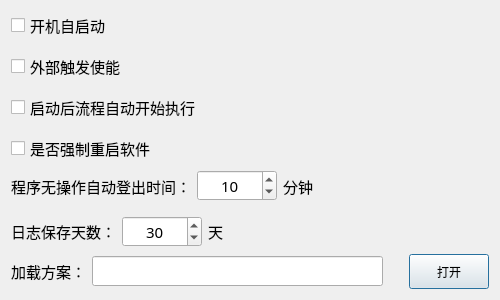
<?xml version="1.0" encoding="UTF-8"?>
<ui version="4.0">
 <class>FramSystemSetUpClass</class>
 <widget class="QDialog" name="FramSystemSetUpClass">
  <property name="geometry">
   <rect>
    <x>0</x>
    <y>0</y>
    <width>500</width>
    <height>300</height>
   </rect>
  </property>
  <property name="minimumSize">
   <size>
    <width>500</width>
    <height>300</height>
   </size>
  </property>
  <property name="maximumSize">
   <size>
    <width>500</width>
    <height>300</height>
   </size>
  </property>
  <property name="windowTitle">
   <string>FramSystemSetUp</string>
  </property>
  <layout class="QGridLayout" name="gridLayout">
   <item row="0" column="0">
    <layout class="QVBoxLayout" name="verticalLayout">
     <property name="spacing">
      <number>12</number>
     </property>
     <item>
      <widget class="QCheckBox" name="checkProgramSelfStart">
       <property name="font">
        <font>
         <family>微软雅黑</family>
         <pointsize>11</pointsize>
        </font>
       </property>
       <property name="styleSheet">
        <string notr="true"/>
       </property>
       <property name="text">
        <string>开机自启动</string>
       </property>
       <property name="iconSize">
        <size>
         <width>22</width>
         <height>22</height>
        </size>
       </property>
       <property name="checked">
        <bool>false</bool>
       </property>
      </widget>
     </item>
     <item>
      <widget class="QCheckBox" name="checkBoxProgramTriggerEnable">
       <property name="font">
        <font>
         <family>微软雅黑</family>
         <pointsize>11</pointsize>
        </font>
       </property>
       <property name="text">
        <string>外部触发使能</string>
       </property>
      </widget>
     </item>
     <item>
      <widget class="QCheckBox" name="checkProcessSelfStart">
       <property name="font">
        <font>
         <family>微软雅黑</family>
         <pointsize>11</pointsize>
        </font>
       </property>
       <property name="styleSheet">
        <string notr="true"/>
       </property>
       <property name="text">
        <string>启动后流程自动开始执行</string>
       </property>
      </widget>
     </item>
     <item>
      <widget class="QCheckBox" name="checkForceProgramSelfStart">
       <property name="font">
        <font>
         <family>微软雅黑</family>
         <pointsize>11</pointsize>
        </font>
       </property>
       <property name="styleSheet">
        <string notr="true"/>
       </property>
       <property name="text">
        <string>是否强制重启软件</string>
       </property>
       <property name="iconSize">
        <size>
         <width>22</width>
         <height>22</height>
        </size>
       </property>
       <property name="checked">
        <bool>false</bool>
       </property>
      </widget>
     </item>
    </layout>
   </item>
   <item row="1" column="0">
    <layout class="QVBoxLayout" name="verticalLayout_2">
     <property name="spacing">
      <number>12</number>
     </property>
     <item>
      <layout class="QHBoxLayout" name="horizontalLayout_2">
       <item>
        <widget class="QLabel" name="label_4">
         <property name="font">
          <font>
           <family>微软雅黑</family>
           <pointsize>11</pointsize>
          </font>
         </property>
         <property name="styleSheet">
          <string notr="true">border: none;
background-color: rgba(255, 255, 255, 0);</string>
         </property>
         <property name="text">
          <string>程序无操作自动登出时间：</string>
         </property>
        </widget>
       </item>
       <item>
        <widget class="QSpinBox" name="spinSignOutTime">
         <property name="minimumSize">
          <size>
           <width>80</width>
           <height>30</height>
          </size>
         </property>
         <property name="font">
          <font>
           <family>微软雅黑</family>
           <pointsize>11</pointsize>
          </font>
         </property>
         <property name="styleSheet">
          <string notr="true"/>
         </property>
         <property name="alignment">
          <set>Qt::AlignCenter</set>
         </property>
         <property name="minimum">
          <number>1</number>
         </property>
         <property name="maximum">
          <number>60</number>
         </property>
         <property name="value">
          <number>10</number>
         </property>
        </widget>
       </item>
       <item>
        <widget class="QLabel" name="label">
         <property name="font">
          <font>
           <family>微软雅黑</family>
           <pointsize>11</pointsize>
          </font>
         </property>
         <property name="styleSheet">
          <string notr="true">border: none;
background-color: rgba(255, 255, 255, 0);</string>
         </property>
         <property name="text">
          <string>分钟</string>
         </property>
        </widget>
       </item>
       <item>
        <spacer name="horizontalSpacer">
         <property name="orientation">
          <enum>Qt::Horizontal</enum>
         </property>
         <property name="sizeHint" stdset="0">
          <size>
           <width>40</width>
           <height>20</height>
          </size>
         </property>
        </spacer>
       </item>
      </layout>
     </item>
     <item>
      <layout class="QHBoxLayout" name="horizontalLayout">
       <item>
        <widget class="QLabel" name="label_2">
         <property name="font">
          <font>
           <family>微软雅黑</family>
           <pointsize>11</pointsize>
          </font>
         </property>
         <property name="styleSheet">
          <string notr="true">border: none;
background-color: rgba(255, 255, 255, 0);</string>
         </property>
         <property name="text">
          <string>日志保存天数：</string>
         </property>
        </widget>
       </item>
       <item>
        <widget class="QSpinBox" name="spinLogTime">
         <property name="minimumSize">
          <size>
           <width>80</width>
           <height>30</height>
          </size>
         </property>
         <property name="font">
          <font>
           <family>微软雅黑</family>
           <pointsize>11</pointsize>
          </font>
         </property>
         <property name="styleSheet">
          <string notr="true"/>
         </property>
         <property name="alignment">
          <set>Qt::AlignCenter</set>
         </property>
         <property name="minimum">
          <number>1</number>
         </property>
         <property name="maximum">
          <number>365</number>
         </property>
         <property name="value">
          <number>30</number>
         </property>
        </widget>
       </item>
       <item>
        <widget class="QLabel" name="label_3">
         <property name="font">
          <font>
           <family>微软雅黑</family>
           <pointsize>11</pointsize>
          </font>
         </property>
         <property name="styleSheet">
          <string notr="true">border: none;
background-color: rgba(255, 255, 255, 0);</string>
         </property>
         <property name="text">
          <string>天</string>
         </property>
        </widget>
       </item>
       <item>
        <spacer name="horizontalSpacer_2">
         <property name="orientation">
          <enum>Qt::Horizontal</enum>
         </property>
         <property name="sizeHint" stdset="0">
          <size>
           <width>40</width>
           <height>20</height>
          </size>
         </property>
        </spacer>
       </item>
      </layout>
     </item>
    </layout>
   </item>
   <item row="2" column="0">
    <layout class="QHBoxLayout" name="horizontalLayout_3">
     <item>
      <widget class="QLabel" name="label_5">
       <property name="font">
        <font>
         <family>微软雅黑</family>
         <pointsize>11</pointsize>
        </font>
       </property>
       <property name="styleSheet">
        <string notr="true">border: none;
background-color: rgba(255, 255, 255, 0);</string>
       </property>
       <property name="text">
        <string>加载方案：</string>
       </property>
      </widget>
     </item>
     <item>
      <widget class="QLineEdit" name="lineEditLoadProjectPath">
       <property name="minimumSize">
        <size>
         <width>0</width>
         <height>30</height>
        </size>
       </property>
       <property name="maximumSize">
        <size>
         <width>16777215</width>
         <height>30</height>
        </size>
       </property>
      </widget>
     </item>
     <item>
      <spacer name="horizontalSpacer_3">
       <property name="orientation">
        <enum>Qt::Horizontal</enum>
       </property>
       <property name="sizeType">
        <enum>QSizePolicy::Maximum</enum>
       </property>
       <property name="sizeHint" stdset="0">
        <size>
         <width>20</width>
         <height>20</height>
        </size>
       </property>
      </spacer>
     </item>
     <item>
      <widget class="QPushButton" name="pushButton">
       <property name="minimumSize">
        <size>
         <width>80</width>
         <height>35</height>
        </size>
       </property>
       <property name="maximumSize">
        <size>
         <width>80</width>
         <height>35</height>
        </size>
       </property>
       <property name="text">
        <string>打开</string>
       </property>
      </widget>
     </item>
    </layout>
   </item>
  </layout>
 </widget>
 <layoutdefault spacing="6" margin="11"/>
 <resources/>
 <connections/>
</ui>
